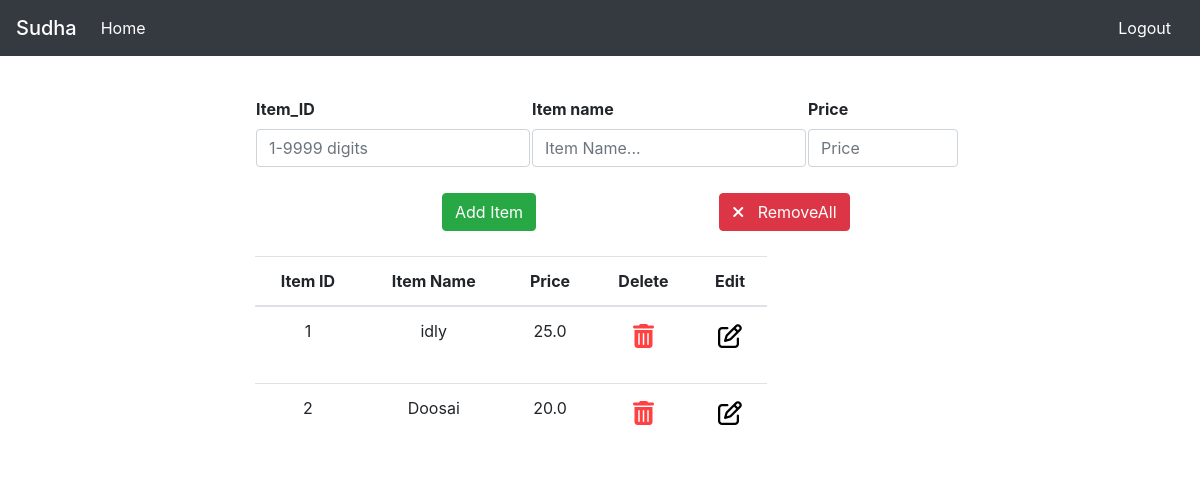
The app's page /adminw/display/ (signed in) with its own data.
### accounts/models.py (models this page shows, shortened)
class CompanyDetails(models.Model):
    Code = models.CharField(unique =True,max_length=30)
    Company_name = models.CharField(max_length=30)
    Owner_Email_Address = models.CharField(max_length=50)
    AdminPass = models.CharField(max_length=50)

### adminw/models.py (models this page shows, shortened)
class Items(models.Model):
    user = models.ForeignKey(User,on_delete=models.CASCADE,default='')
    Product_Id = models.IntegerField()
    Product_name = models.CharField(max_length=30)
    Price = models.FloatField()

### adminw/views.py (the view, shortened to what this page needs)
# urls.py: path('display/',views.display,name='display'),
@login_required(login_url='/accounts/login')
def display(request):
    user=request.user
    test1  = request.user.username
    print(request.user.username)
    c = CompanyDetails.objects.filter(Code= test1).values('Company_name')
    c = c[0]['Company_name']
    print(c)
    items=Items.objects.filter(user=user).order_by('Product_Id')
    content ={
        'items':items,
        'shop' :c
    }
    return render(request,'display.html',content)

### templates/display.html (shortened to what this page needs)
{% extends "base.html" %}
{% load static %}
{% block content %}
{% load static %}
<link rel="stylesheet" href="{% static 'css/ssearch.css'%}">
<nav class="navbar navbar-expand-lg navbar-dark bg-dark" style="position: fixed; width: 100%;">
    <a class="navbar-brand mb-0 h1" href="{% url 'twolink' %}">{{shop}}</a>
    <div class="collapse navbar-collapse" id="navbarSupportedContent">
        <ul class="navbar-nav mr-auto">
          <li class="nav-item active">
            <a class="nav-link" href="{% url 'twolink' %}"> Home<span class="sr-only">(current)</span></a>
          </li>
              <li class="nav-item active">
              <a class="nav-link" href="#"><span class="sr-only">(current)</span></a>
            </li>
        </ul>
        <form class="form-inline my-2 my-lg-0">
          <a href="{% url 'login' %}"  class="btn btn-dark my-2 my-sm-0"  type="submit">  Logout</a>
        </form>
      </div>
    </nav>
<br><br> <br>
 <div class="overall">
<form action="" method="POST">
        <div class="container" class="form-group">
        <table>
            <thead>
                <tr>
                    <th>
                        <label for="ab">Item_ID </label>
                        <input type="text" id= "ab" class="form-control" pattern="\d*" maxlength="4"  name="id"  placeholder='1-9999 digits' required>
                    </th>
                    <th style="justify-content: center;">
                        <label for="bc">Item name</label>
                        <input type="text" name="name" class="form-control" id="bc" placeholder="Item Name..." required>
                    </th>
                    <th style="padding-right:15%;">
                        <label for="cd">Price</label>
                        <input type="number" class="form-control" step=1 name="price" id='cd' placeholder="Price" required>
                    </th>
                </tr>
            </thead>
        </table>
        <br>
        <table class="s">
            <thead>
                <tr>
                    <th>
                        <button type="submit" class="btn btn-success" >
                           Add Item
                        </button>
                    </th>
                    <th class='remall'><a href="{% url 'deleteall' %}" class="btn btn-danger" id='df'>  <i class="fas fa-times"></i> &nbsp; RemoveAll</a></th>
                </tr>
            </thead>
        </table>
    <br>
</div>
</form>
<div class='te'>
<div class="container">
<div  style="width: 55%;">
        <table class="table" id='t'>
    <thead> <tr>
    <th>Item ID</th>
    <th>Item Name</th>
    <th>Price</th>
    <th>Delete</th>
    <th>Edit</th>
</tr>
</thead>
<tbody>
    {% for item in items %}
    <tr>
        <td>{{ item.Product_Id}}</td>
        <td>{{ item.Product_name}}</td>
        <td>{{ item.Price}}</td>
        <td><a href="{% url 'deleteitem' item.id %} " class="button-3"> <p id='fnaw'> <i class="fas fa-trash-alt"></i> </p></a></td>
        <td><a href="{% url 'modify' item.Product_Id %} " class="button-0"> <p id='fnaw'> <i class="far fa-edit"></i></p> </a></td>
    </tr>
    {% endfor %}
</tbody>
</table>
</div></div>
</div>
</div>
{% endblock%}

### static/css/ssearch.css (style rules this page uses)
.button-3 { color: rgba(255, 0, 0, 0.747); font-size: 150%; }
.button-0 { color: black; font-size: 150%; }
.overall { margin-left: 20%; margin-top: 2%; }
#t { text-align: center; }
.s { margin-left: 20%; }

### templates/display.html (style rules this page uses)
.remall { padding-left: 80%; }

### records on screen
CompanyDetails: Company_name "Sudha"
Items: Product_Id "1", Product_name "idly", Price "25.0"
Items: Product_Id "2", Product_name "Doosai", Price "20.0"
